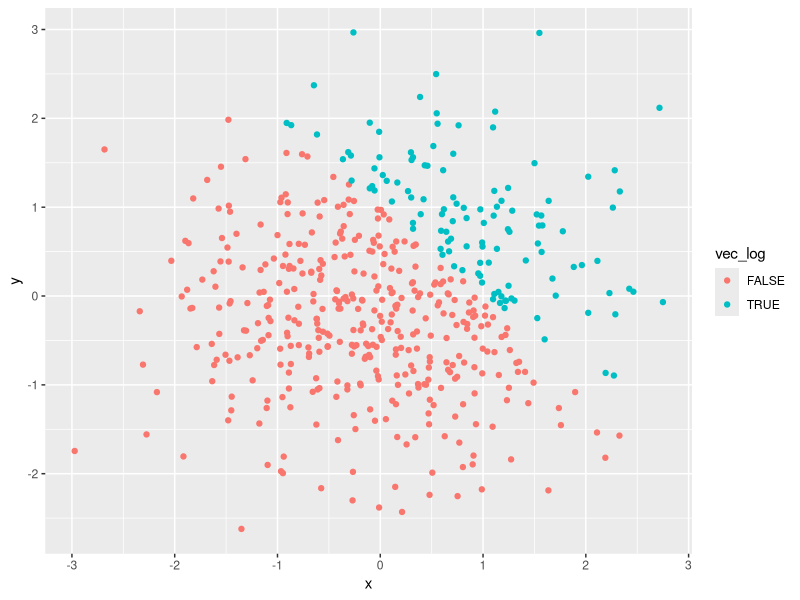
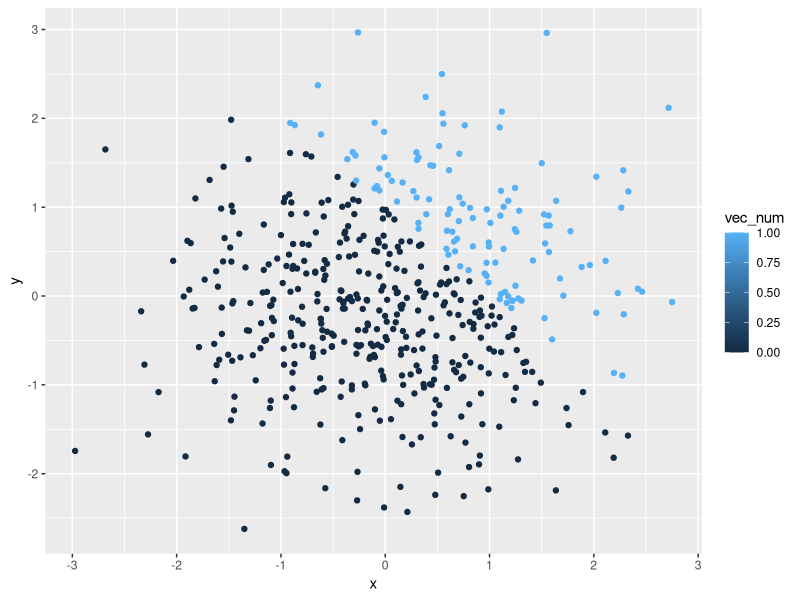
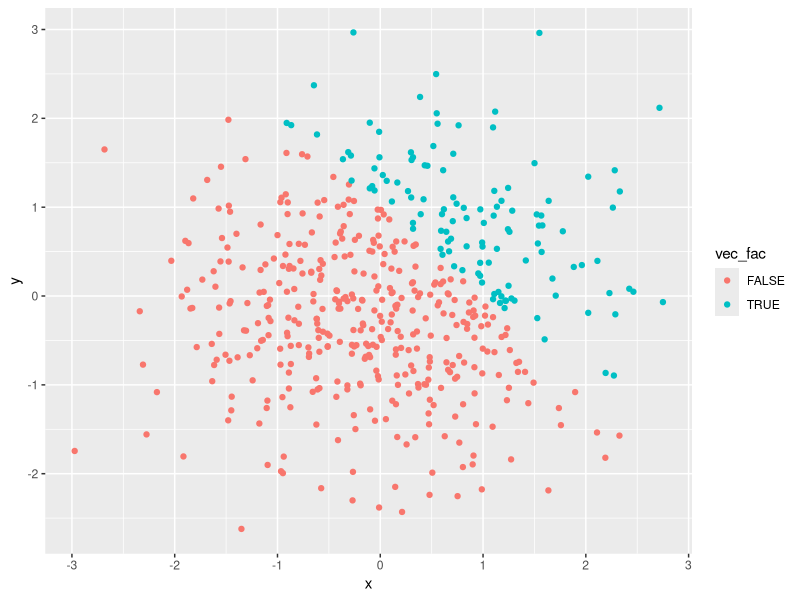
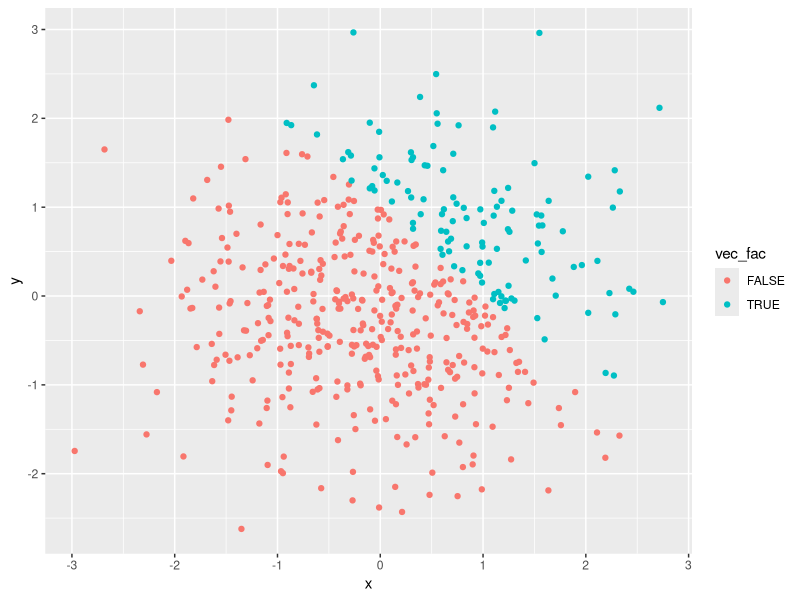

Here is the R script that generated these plots, in order:
## ---- chunk 1
library (tidyverse)
## ---- chunk 2
set.seed(7)

Prob1_df = tibble(
  sample = rnorm(8),
  vec_logical = c(sample > 0), 
  vec_character = c("apple", "banana", "cherry", "date", "elderberry", "fig", "guava", "honeydew"),
  vec_factor = factor(c("seed", "peel", "pit", "pit", "seed", "peel", "seed", "seed"))
)
## ---- chunk 3
mean(pull(Prob1_df, sample))
mean(pull(Prob1_df, vec_logical))
mean(pull(Prob1_df, vec_character))
mean(pull(Prob1_df, vec_factor))
## ---- chunk 4
as.numeric(pull(Prob1_df, vec_logical))*(pull(Prob1_df, sample))
as.factor(pull(Prob1_df, vec_logical))*(pull(Prob1_df, sample))
as.numeric(as.factor(pull(Prob1_df, vec_logical)))*(pull(Prob1_df, sample))
## ---- chunk 5
set.seed(7)

Prob2_df = tibble(
  x = rnorm(500),
  y = rnorm(500),
  vec_log = c(x + y > 1),
  vec_num = as.numeric(vec_log),
  vec_fac = as.factor(vec_log)
)
## ---- chunk 6
ggplot(Prob2_df, aes(x = x, y = y, color = vec_log)) + geom_point()
## ---- chunk 7
ggplot(Prob2_df, aes(x = x, y = y, color = vec_num)) + geom_point()
## ---- chunk 8
ggplot(Prob2_df, aes(x = x, y = y, color = vec_fac)) + geom_point()
## ---- chunk 9
ggsave("yx_scatter_logical.pdf")
